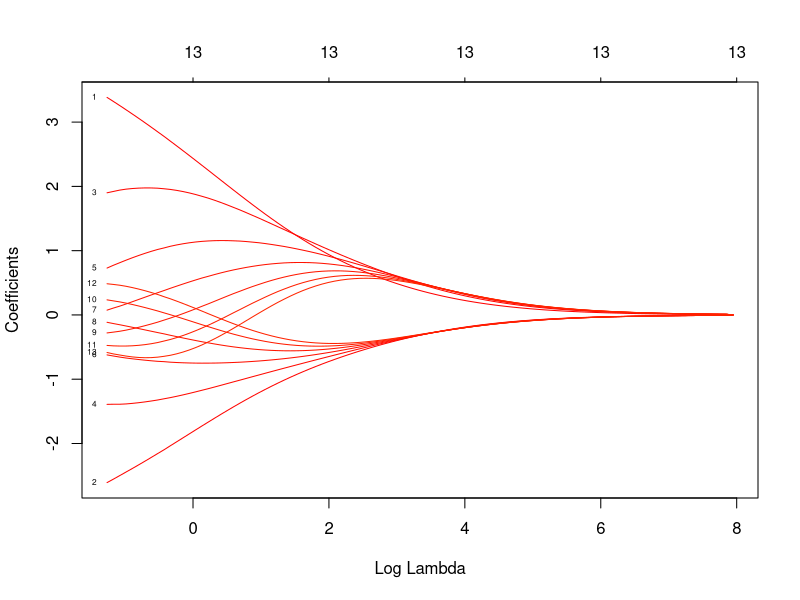
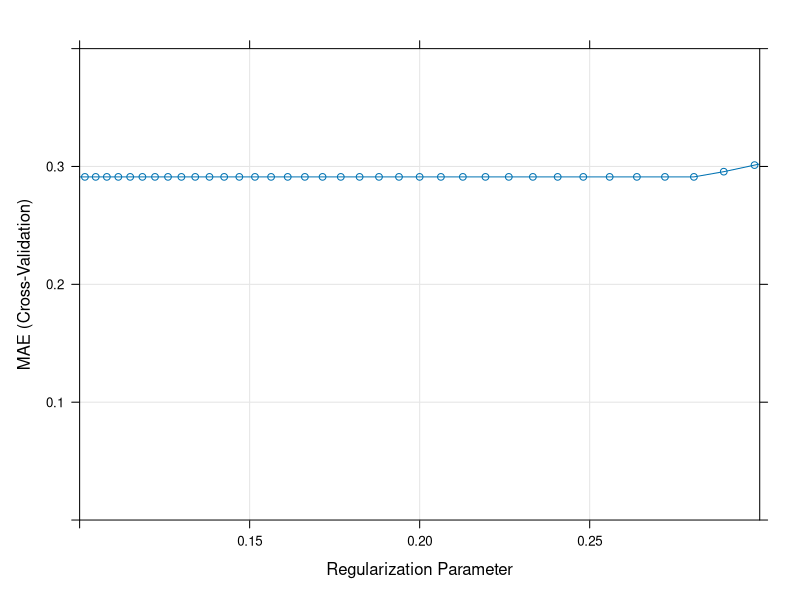
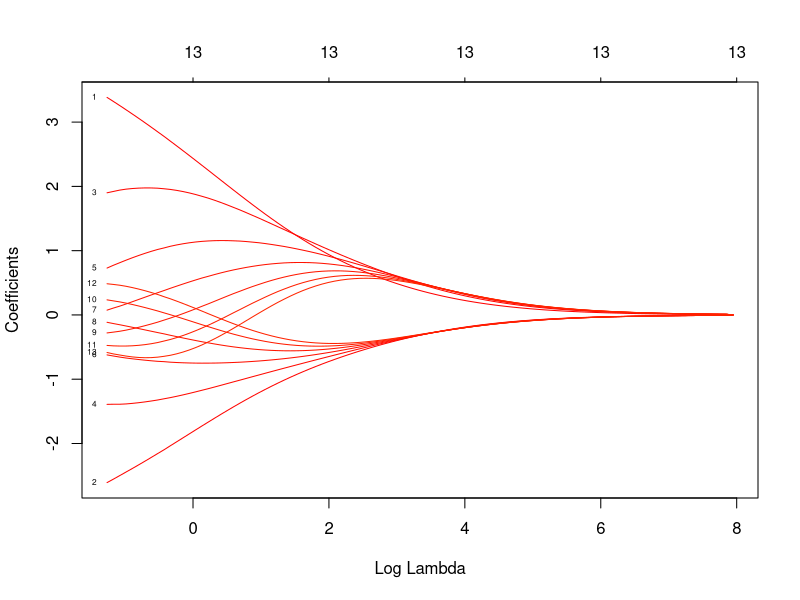
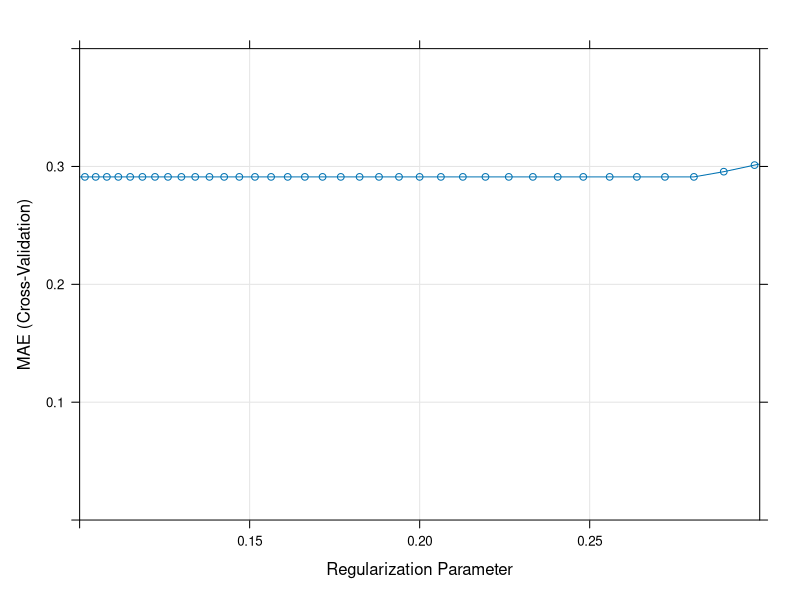
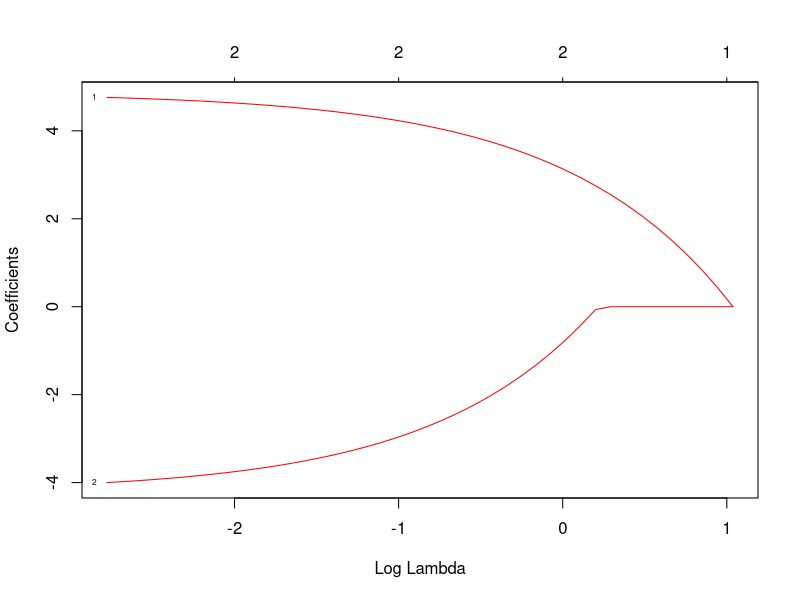
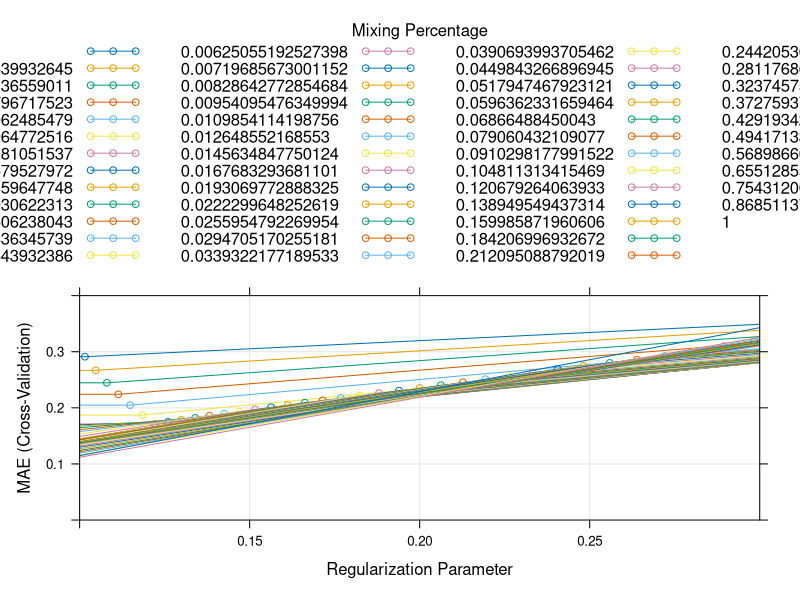

Source code (R) for these figures, in order:
## ---- chunk 1
knitr::opts_chunk$set(echo = TRUE)
library(dplyr)
## ---- chunk 2
set.seed(43)

n<-5000
p<-500
#x<-matrix(runif(n*p,min=-100,max=100),ncol=p, nrow =n )
x<-runif(n,min=-1,max=1)
x
df<-data.frame(x)
df<-df%>%
  mutate(x_2 = x^2)%>%
  mutate(x_3 = x^3)%>%
  mutate(x_4 = x^4)%>%
  mutate(x_5 = x^5)%>%
  mutate(x_6=x^6)%>%
  mutate(x_7=x^7)%>%
  mutate(x_8=x^8)%>%
  mutate(x_9=x^9)%>%
  mutate(x_10=x^10)%>%
  mutate(x_11=x^11)%>%
  mutate(x_12=x^12)%>%
  mutate(x_13=x^13)

## ---- chunk 3
truebetas<-c(4.868, -4.343, 0, 0.152,  1.533,0, -9.356, -7.131, -1.056, 8.862, -7.694,0, 1.016)

truebetas<-c(4.868, -4.343, 0, 0.152,  0,0,0,0,0,0,0,0,0)

x<-data.matrix(df)
## ---- chunk 4
y<-x%*%truebetas

## ---- chunk 5
df<-data.frame(y,x)

# Added Noise
df<-df%>% 
  mutate(y = y+rnorm(1, mean = 0, sd = 10))
df
## ---- chunk 6
library(caret)
head(df)
## ---- chunk 7
set.seed(45)
ols_model<-train(
  y~.,
  data=df, 
  method="lm",
  trControl = trainControl(method = "cv", number = 10)
  
)
summary(ols_model)

## ---- chunk 8
ols_model$results
## ---- chunk 9
ols_model$resample%>%
  summarize(cv_mae=mean(MAE))
## ---- chunk 10
lambda_grid<-10^seq(-3,1,length=300)
# Set the seed
set.seed(253)

# Perform Ridge
ridge_model <- train(
  y~.,
  data = df,
  method = "glmnet",
  trControl = trainControl(method = "cv", number = 10, selectionFunction = "oneSE"),
  tuneGrid = data.frame(alpha = 0, lambda = lambda_grid),
  metric = "MAE",
  na.action = na.omit
)


## ---- chunk 11
# Plot coefficients for each Ridge
plot(ridge_model$finalModel, xvar = "lambda", label = TRUE, col = rainbow(500))
## ---- chunk 12
plot(ridge_model, xlim=c(0.1,0.3),ylim=c(0,0.4))
## ---- chunk 13
ridge_model$resample
ridge_model$bestTune
## ---- chunk 14
lambda_grid<-10^seq(-3,1,length=300)
# Set the seed
set.seed(253)

# Perform Ridge
ridge_model <- train(
  y~.,
  data = df,
  method = "glmnet",
  trControl = trainControl(method = "cv", number = 10, selectionFunction = "best"),
  tuneGrid = data.frame(alpha = 0, lambda = lambda_grid),
  metric = "MAE",
  na.action = na.omit
)

# for lasso, alpha=1

## ---- chunk 15
# Plot coefficients for each Ridge
plot(ridge_model$finalModel, xvar = "lambda", label = TRUE, col = rainbow(500))
## ---- chunk 16
plot(ridge_model, xlim=c(0.1,0.3),ylim=c(0,0.4))
## ---- chunk 17
ridge_model$resample
ridge_model$bestTune
## ---- chunk 18

alpha_grid<-10^seq(-3,0,length=50)

lambda_grid<-10^seq(-3,1,length=300)
# Set the seed
set.seed(253)

# Perform Elastic Net
ridge_model <- train(
  y~.,
  data = df,
  method = "glmnet",
  trControl = trainControl(method = "cv", number = 10, selectionFunction = "oneSE"),
  tuneGrid = data.frame(alpha=alpha_grid, lambda = lambda_grid),
  metric = "MAE",
  na.action = na.omit
)


## ---- chunk 19
# Plot coefficients for each Ridge
plot(ridge_model$finalModel, xvar = "lambda", label = TRUE, col = rainbow(500))
## ---- chunk 20
plot(ridge_model, xlim=c(0.1,0.3),ylim=c(0,0.4))
## ---- chunk 21
ridge_model$resample
ridge_model$bestTune
